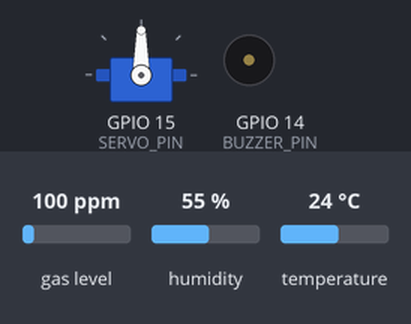
The sketch below on a simulated ESP32. Parts: servo, buzzer (waves = sounding, pin HIGH). The inputs (shaded band) are chosen by the test bench; at power-on: gas level 100 ppm, humidity 55 %, temperature 24 °C. WiFi joins after 1.5 s; servers stay silent unless stated; no MQTT or app messages arrive unless stated; what the sketch prints to the serial monitor is not drawn.

Above: at 2.7 s.
2.8 s: gas level set to 7 ppm
12.0 s: gas level set to 4 ppm
At 20.4 s:
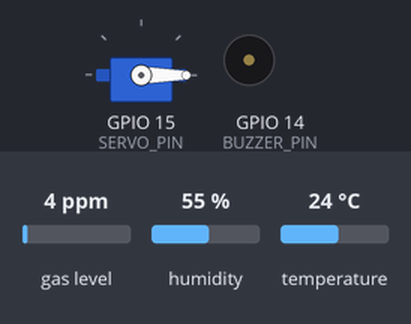
21.1 s: humidity set to 79 %
25.8 s: humidity set to 82 %
At 30.3 s:
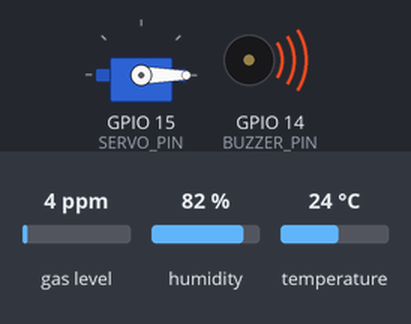
32.1 s: humidity set to 22 %
At 34.6 s:
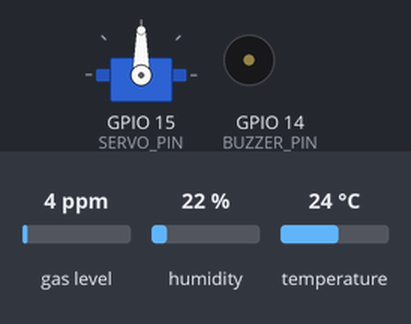
40.1 s: humidity set to 88 %
At 53.1 s:
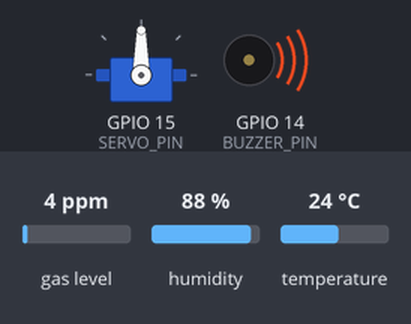
Timing chart, 0 to 55.1 s (numbered marks = the images above; inputs shaded):
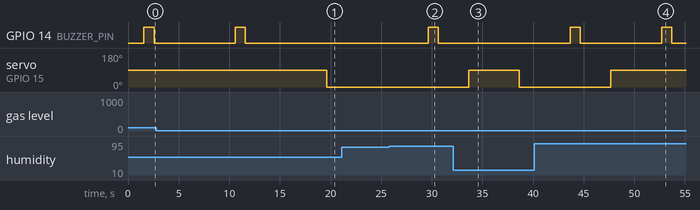

Measured:
- the behaviour switches between 6 and 5 ppm on gas level (found by bisection; images 0 and 1)
- the behaviour switches between 80 and 81 % on humidity (found by bisection; images 1 and 2)
- after the input at 12.0 s, GPIO 14 (BUZZER_PIN): stays LOW (without the input it goes to HIGH after 7.6 s); servo on GPIO 15 (SERVO_PIN): 90° → 0° after 7.6 s
- after the input at 21.1 s, every drawn part: stays the same
- after the input at 25.8 s, GPIO 14 (BUZZER_PIN): LOW → HIGH after 3.8 s, → LOW 1.0 s later
- after the input at 32.1 s, GPIO 14 (BUZZER_PIN): stays LOW (without the input it goes to HIGH after 6.6 s)
- after the input at 40.1 s, GPIO 14 (BUZZER_PIN): alternates HIGH for 1.0 s and LOW for 8.0 s, starting after 3.6 s; servo on GPIO 15 (SERVO_PIN): 0° → 90° after 7.6 s

The sketch:

sourceCode_IoT_FinalProject.ino
```cpp
#include <WiFi.h>
#include <PubSubClient.h>
#include <DHT.h>
#include <MQUnifiedsensor.h>
#include <ESP32Servo.h>

// WiFi credentials
#define WIFI_SSID "Sofi"
#define WIFI_PASSWORD "Sofi1234"

// ThingsBoard credentials
#define THINGSBOARD_SERVER "mqtt.thingsboard.cloud"
#define TOKEN "deviceToken"

// Pin definitions
#define DHTPIN 13
#define DHTTYPE DHT22
#define MQ_PIN 34
#define SERVO_PIN 15
#define BUZZER_PIN 14

// MQ-135 sensor setup
#define placa "ESP-32"
#define Voltage_Resolution 5
#define type "MQ-135"
#define ADC_Bit_Resolution 10
#define RatioMQ135CleanAir 3.6

DHT dht(DHTPIN, DHTTYPE);
MQUnifiedsensor MQ135(placa, Voltage_Resolution, ADC_Bit_Resolution, MQ_PIN, type);
WiFiClient wifiClient;
PubSubClient client(wifiClient);
Servo servo;

void setupWiFi() {
  Serial.print("Connecting to ");
  Serial.println(WIFI_SSID);
  WiFi.begin(WIFI_SSID, WIFI_PASSWORD);
  while (WiFi.status() != WL_CONNECTED) {
    delay(500);
    Serial.print(".");
  }
  Serial.println("WiFi connected");
}

void reconnect() {
  while (!client.connected()) {
    Serial.print("Connecting to ThingsBoard...");
    if (client.connect("ESP32_Device", TOKEN, NULL)) {
      Serial.println("connected");
    } else {
      Serial.print("failed, rc=");
      Serial.print(client.state());
      Serial.println(" try again in 5 seconds");
      delay(5000);
    }
  }
}

void setup() {
  // Initialize serial communication
  Serial.begin(9600);
  dht.begin();

  // Initialize MQ135 sensor
  MQ135.init();
  Serial.print("Calibrating please wait.");
  float calcR0 = 0;
  for (int i = 1; i <= 10; i++) {
    MQ135.update();
    calcR0 += MQ135.calibrate(RatioMQ135CleanAir);
    Serial.print(".");
  }
  MQ135.setR0(calcR0 / 10);
  Serial.println(" done!");

  if (isinf(calcR0)) {
    Serial.println("Warning: Connection issue, R0 is infinite (Open circuit detected)");
    while (1);
  }
  if (calcR0 == 0) {
    Serial.println("Warning: Connection issue found, R0 is zero (Analog pin shorts to ground)");
    while (1);
  }

  MQ135.serialDebug(true);

  // Initialize WiFi and MQTT connection
  setupWiFi();
  client.setServer(THINGSBOARD_SERVER, 1883);

  // Initialize servo and buzzer
  servo.attach(SERVO_PIN);
  pinMode(BUZZER_PIN, OUTPUT);
}

void loop() {
  if (!client.connected()) {
    reconnect();
  }
  client.loop();

  // Read temperature and humidity
  float temperature = dht.readTemperature();
  float humidity = dht.readHumidity();

  // Read NH3 concentration
  MQ135.setA(102.2); MQ135.setB(-2.473);
  float NH3 = MQ135.readSensor();

  // Read CO2 concentration
  MQ135.setA(110.47); MQ135.setB(-2.862);
  float CO2 = MQ135.readSensor();

  Serial.print("Temperature: ");
  Serial.print(temperature);
  Serial.print(" °C | Humidity: ");
  Serial.print(humidity);
  Serial.print(" % | NH3: ");
  Serial.print(NH3);
  Serial.print(" ppm | CO2: ");
  Serial.println(CO2);

  // Create JSON payload
  String payload = "{";
  payload += "\"temperature\":"; payload += temperature; payload += ",";
  payload += "\"humidity\":"; payload += humidity; payload += ",";
  payload += "\"NH3\":"; payload += NH3; payload += ",";
  payload += "\"CO2\":"; payload += CO2;
  payload += "}";

  // Send payload to ThingsBoard
  char attributes[100];
  payload.toCharArray(attributes, 100);
  client.publish("v1/devices/me/telemetry", attributes);

  // Condition to trigger buzzer and servo
  if (NH3 > 5 || CO2 > 5 || temperature > 30 || humidity > 80) {
    digitalWrite(BUZZER_PIN, HIGH);
    delay(1000);
    digitalWrite(BUZZER_PIN, LOW);
    delay(3000);
    servo.write(90);
  } else {
    digitalWrite(BUZZER_PIN, LOW);
    servo.write(0);
  }

  delay(5000); // Wait 5 seconds before next loop
}
```
